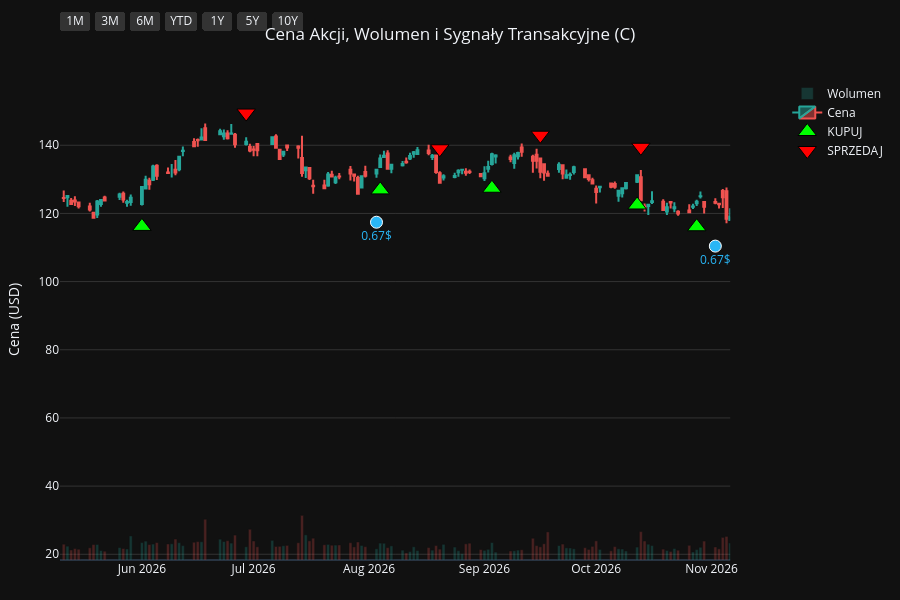
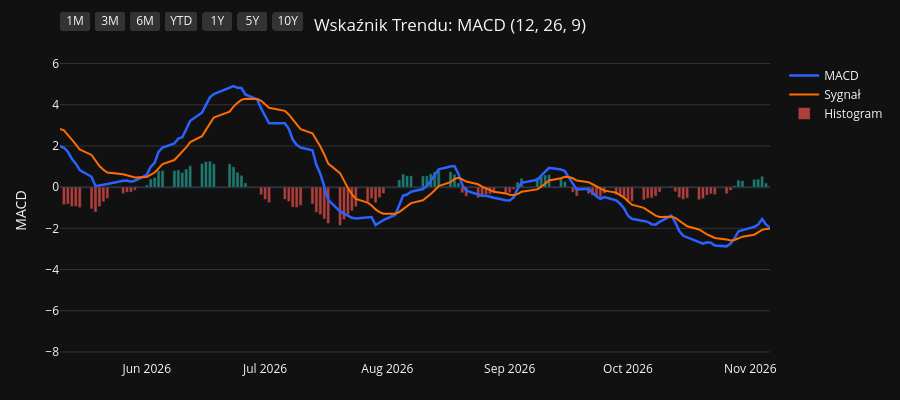
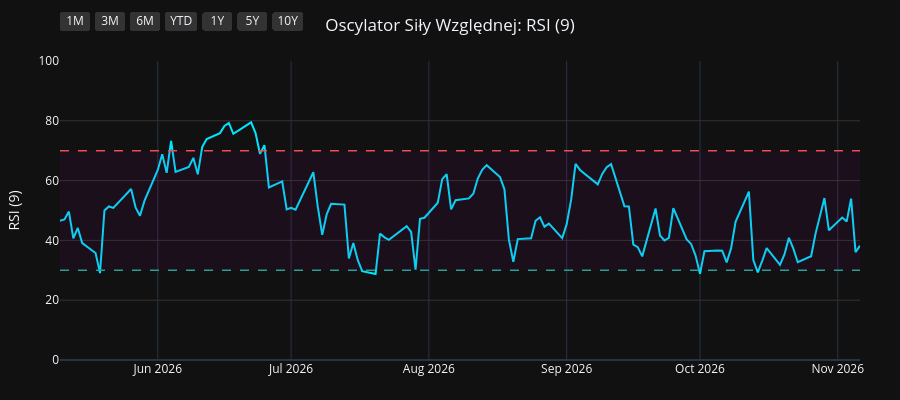
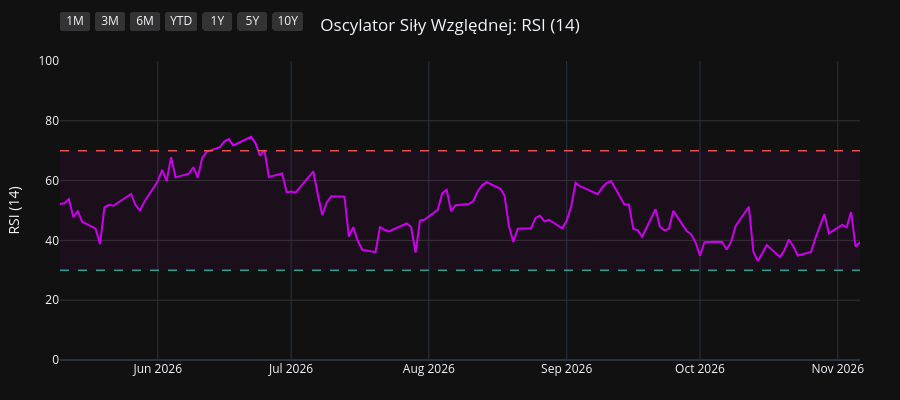

These figures' notebook cell, in order:
### Code cell
import os
import yfinance as yf
import pandas as pd
import pandas_ta as ta
import plotly.graph_objects as go
from plotly.subplots import make_subplots

# 1. Pobranie i przygotowanie danych
symbol = os.environ.get("STOCK_TICKER", "").strip().upper()
if not symbol:
    raise RuntimeError("Set STOCK_TICKER before running price_extractor.ipynb")
df = yf.Ticker(symbol).history(period="10y")
df.index = df.index.tz_localize(None)

# Wskaźniki i sygnały
df.ta.macd(fast=12, slow=26, signal=9, append=True)
df.ta.rsi(length=9, append=True)
df.ta.rsi(length=14, append=True)
df.ta.rsi(length=21, append=True)
df.dropna(inplace=True)

macd = df['MACD_12_26_9']
signal = df['MACDs_12_26_9']
wczorajszy_macd = macd.shift(1)
wczorajszy_signal = signal.shift(1)

df['Decyzja'] = 'BRAK'
df.loc[(macd > signal) & (wczorajszy_macd <= wczorajszy_signal), 'Decyzja'] = 'KUPUJ'
df.loc[(macd < signal) & (wczorajszy_macd >= wczorajszy_signal), 'Decyzja'] = 'SPRZEDAJ'

df_kupuj = df[df['Decyzja'] == 'KUPUJ']
df_sprzedaj = df[df['Decyzja'] == 'SPRZEDAJ']
df_dywidendy = df[df['Dividends'] > 0]
df_splity = df[df['Stock Splits'] > 0]

# Wspólna konfiguracja osi X
konfiguracja_osi_x = dict(
    type="date",
    showspikes=True, spikemode="across", spikesnap="cursor", spikedash="dot", spikecolor="#ffffff", spikethickness=1, hoverformat="%Y-%m-%d",
    rangeselector=dict(
        buttons=list([
            dict(count=1, label="1M", step="month", stepmode="backward"),
            dict(count=3, label="3M", step="month", stepmode="backward"),
            dict(count=6, label="6M", step="month", stepmode="backward"),
            dict(count=1, label="YTD", step="year", stepmode="todate"),
            dict(count=1, label="1Y", step="year", stepmode="backward"),
            dict(count=5, label="5Y", step="year", stepmode="backward"),
            dict(step="all", label="10Y")
        ]),
        bgcolor="#333333", activecolor="#2962ff", x=0, y=1.1
    )
)

# ==========================================
# WYKRES 1: CENA + WOLUMEN + SYGNAŁY
# ==========================================
fig1 = make_subplots(specs=[[{"secondary_y": True}]])

kolory_wolumenu = ['#26a69a' if row['Close'] >= row['Open'] else '#ef5350' for index, row in df.iterrows()]
fig1.add_trace(go.Bar(x=df.index, y=df['Volume'], marker_color=kolory_wolumenu, opacity=0.25, name='Wolumen'), secondary_y=True)
fig1.add_trace(go.Candlestick(x=df.index, open=df['Open'], high=df['High'], low=df['Low'], close=df['Close'], name='Cena', increasing_line_color='#26a69a', decreasing_line_color='#ef5350'), secondary_y=False)
fig1.add_trace(go.Scatter(x=df_kupuj.index, y=df_kupuj['Low'] * 0.95, customdata=df_kupuj[['Low', 'High']], mode='markers', marker=dict(symbol='triangle-up', size=16, color='#00ff00', line=dict(width=1, color='black')), name='KUPUJ', hovertemplate='KUPUJ<br>Najniższa: %{customdata[0]:.2f}<br>Najwyższa: %{customdata[1]:.2f}<extra></extra>'), secondary_y=False)
fig1.add_trace(go.Scatter(x=df_sprzedaj.index, y=df_sprzedaj['High'] * 1.05, customdata=df_sprzedaj[['Low', 'High']], mode='markers', marker=dict(symbol='triangle-down', size=16, color='#ff0000', line=dict(width=1, color='black')), name='SPRZEDAJ', hovertemplate='SPRZEDAJ<br>Najniższa: %{customdata[0]:.2f}<br>Najwyższa: %{customdata[1]:.2f}<extra></extra>'), secondary_y=False)

if not df_dywidendy.empty:
    fig1.add_trace(go.Scatter(x=df_dywidendy.index, y=df_dywidendy['Low'] * 0.90, mode='markers+text', marker=dict(symbol='circle', size=12, color='#29b6f6', line=dict(width=1, color='white')), text=df_dywidendy['Dividends'].apply(lambda x: f"{x}$"), textposition="bottom center", name='Dywidenda', showlegend=False, hovertemplate='Dywidenda: %{text}<extra></extra>', textfont=dict(color="#29b6f6")), secondary_y=False)
if not df_splity.empty:
                    fig1.add_trace(go.Scatter(x=df_splity.index, y=df_splity['High'], mode='markers+text', marker=dict(symbol='star', size=16, color='#ffee58', line=dict(width=1, color='black')), text=df_splity['Stock Splits'].apply(lambda x: f"{x:g}:1" if x >= 1 else f"1:{1 / x:g}"), textposition="top center", name='Split', hovertemplate='%{text}<extra></extra>', textfont=dict(color="#ffee58")), secondary_y=False)

fig1.update_layout(title=dict(text=f"Cena Akcji, Wolumen i Sygnały Transakcyjne ({symbol})", x=0.5, xanchor='center'), dragmode='pan', xaxis_rangeslider_visible=False, template='plotly_dark', height=600, hovermode='x unified', margin=dict(l=60, r=40, t=60, b=40))
fig1.update_xaxes(**konfiguracja_osi_x)
fig1.update_xaxes(range=[df.index.max() - pd.Timedelta(days=180), df.index.max()])
fig1.update_yaxes(title_text="Cena (USD)", secondary_y=False, gridcolor='#333333')
fig1.update_yaxes(range=[0, df['Volume'].max() * 4], showgrid=False, showticklabels=False, secondary_y=True)
fig1.show(config={'scrollZoom': True})

# ==========================================
# WYKRES 2: WSKAŹNIK MACD
# ==========================================
fig2 = go.Figure()
fig2.add_trace(go.Scatter(x=df.index, y=df['MACD_12_26_9'], line=dict(color='#2962ff', width=2.5), name='MACD'))
fig2.add_trace(go.Scatter(x=df.index, y=df['MACDs_12_26_9'], line=dict(color='#ff6d00', width=2), name='Sygnał'))
kolory_macd = ['#26a69a' if val >= 0 else '#ef5350' for val in df['MACDh_12_26_9']]
fig2.add_trace(go.Bar(x=df.index, y=df['MACDh_12_26_9'], marker_color=kolory_macd, name='Histogram', opacity=0.7))
fig2.update_layout(title=dict(text="Wskaźnik Trendu: MACD (12, 26, 9)", x=0.5, xanchor='center'), dragmode='pan', xaxis_rangeslider_visible=False, template='plotly_dark', height=400, hovermode='x unified', margin=dict(l=60, r=40, t=60, b=40))
fig2.update_xaxes(**konfiguracja_osi_x)
fig2.update_xaxes(range=[df.index.max() - pd.Timedelta(days=180), df.index.max()])
fig2.update_yaxes(title_text="MACD", gridcolor='#333333')
fig2.show(config={'scrollZoom': True})

# ==========================================
# WYKRES 3: OSCYLATOR RSI (9)
# ==========================================
fig3 = go.Figure()
fig3.add_trace(go.Scatter(x=df.index, y=df['RSI_9'], line=dict(color='#00e5ff', width=2), name='RSI (9)'))
fig3.add_hline(y=70, line_dash="dash", line_color="#ef5350", line_width=1.5)
fig3.add_hline(y=30, line_dash="dash", line_color="#26a69a", line_width=1.5)
fig3.add_hrect(y0=30, y1=70, line_width=0, fillcolor="purple", opacity=0.1)
fig3.update_layout(title=dict(text="Oscylator Siły Względnej: RSI (9)", x=0.5, xanchor='center'), dragmode='pan', xaxis_rangeslider_visible=False, template='plotly_dark', height=400, hovermode='x unified', margin=dict(l=60, r=40, t=60, b=40))
fig3.update_xaxes(**konfiguracja_osi_x)
fig3.update_xaxes(range=[df.index.max() - pd.Timedelta(days=180), df.index.max()])
fig3.update_yaxes(title_text="RSI (9)", range=[0, 100], gridcolor='#333333')
fig3.show(config={'scrollZoom': True})

# ==========================================
# WYKRES 4: OSCYLATOR RSI (14)
# ==========================================
fig4 = go.Figure()
fig4.add_trace(go.Scatter(x=df.index, y=df['RSI_14'], line=dict(color='#d500f9', width=2), name='RSI (14)'))
fig4.add_hline(y=70, line_dash="dash", line_color="#ef5350", line_width=1.5)
fig4.add_hline(y=30, line_dash="dash", line_color="#26a69a", line_width=1.5)
fig4.add_hrect(y0=30, y1=70, line_width=0, fillcolor="purple", opacity=0.1)
fig4.update_layout(title=dict(text="Oscylator Siły Względnej: RSI (14)", x=0.5, xanchor='center'), dragmode='pan', xaxis_rangeslider_visible=False, template='plotly_dark', height=400, hovermode='x unified', margin=dict(l=60, r=40, t=60, b=40))
fig4.update_xaxes(**konfiguracja_osi_x)
fig4.update_xaxes(range=[df.index.max() - pd.Timedelta(days=180), df.index.max()])
fig4.update_yaxes(title_text="RSI (14)", range=[0, 100], gridcolor='#333333')
fig4.show(config={'scrollZoom': True})

# ==========================================
# WYKRES 5: OSCYLATOR RSI (21)
# ==========================================
fig5 = go.Figure()
fig5.add_trace(go.Scatter(x=df.index, y=df['RSI_21'], line=dict(color='#64dd17', width=2), name='RSI (21)'))
fig5.add_hline(y=70, line_dash="dash", line_color="#ef5350", line_width=1.5)
fig5.add_hline(y=30, line_dash="dash", line_color="#26a69a", line_width=1.5)
fig5.add_hrect(y0=30, y1=70, line_width=0, fillcolor="purple", opacity=0.1)
fig5.update_layout(title=dict(text="Oscylator Siły Względnej: RSI (21)", x=0.5, xanchor='center'), dragmode='pan', xaxis_rangeslider_visible=False, template='plotly_dark', height=400, hovermode='x unified', margin=dict(l=60, r=40, t=60, b=40))
fig5.update_xaxes(**konfiguracja_osi_x)
fig5.update_xaxes(range=[df.index.max() - pd.Timedelta(days=180), df.index.max()])
fig5.update_yaxes(title_text="RSI (21)", range=[0, 100], gridcolor='#333333')
fig5.show(config={'scrollZoom': True})

### Figure 1 — Plotly figure (JSON) as saved in the notebook; plotly's stock layout.template omitted (floating-point values rounded to 4 significant figures; data arrays with more than 128 entries replaced by an {"elided": "..."} marker saying what was removed)
{"data": [{"marker": {"color": {"elided": "2481 str values"}}, "name": "Wolumen", "opacity": 0.25, "type": "bar", "x": {"elided": "2481 str values"}, "xaxis": "x", "y": {"elided": "2481 int values"}, "yaxis": "y2"}, {"close": {"elided": "2481 float values"}, "decreasing": {"line": {"color": "#ef5350"}}, "high": {"elided": "2481 float values"}, "increasing": {"line": {"color": "#26a69a"}}, "low": {"elided": "2481 float values"}, "name": "Cena", "open": {"elided": "2481 float values"}, "type": "candlestick", "x": {"elided": "2481 str values"}, "xaxis": "x", "yaxis": "y"}, {"customdata": {"elided": "96x2 float values"}, "hovertemplate": "KUPUJ<br>Najniższa: %{customdata[0]:.2f}<br>Najwyższa: %{customdata[1]:.2f}<extra></extra>", "marker": {"color": "#00ff00", "line": {"color": "black", "width": 1}, "size": 16, "symbol": "triangle-up"}, "mode": "markers", "name": "KUPUJ", "type": "scatter", "x": ["2017-02-06T00:00:00", "2017-04-04T00:00:00", "2017-04-25T00:00:00", "2017-06-08T00:00:00", "2017-06-29T00:00:00", "2017-08-01T00:00:00", "2017-08-31T00:00:00", "2017-09-12T00:00:00", "2017-11-28T00:00:00", "2018-01-12T00:00:00", "2018-02-20T00:00:00", "2018-03-12T00:00:00", "2018-04-09T00:00:00", "2018-05-07T00:00:00", "2018-06-21T00:00:00", "2018-06-28T00:00:00", "2018-08-27T00:00:00", "2018-09-19T00:00:00", "2018-11-05T00:00:00", "2018-11-16T00:00:00", "2018-11-28T00:00:00", "2019-01-02T00:00:00", "2019-03-18T00:00:00", "2019-04-02T00:00:00", "2019-06-05T00:00:00", "2019-08-29T00:00:00", "2019-10-14T00:00:00", "2019-12-12T00:00:00", "2020-01-14T00:00:00", "2020-02-07T00:00:00", "2020-03-26T00:00:00", "2020-05-18T00:00:00", "2020-07-23T00:00:00", "2020-08-07T00:00:00", "2020-08-28T00:00:00", "2020-09-02T00:00:00", "2020-10-05T00:00:00", "2020-11-02T00:00:00", "2021-01-07T00:00:00", "2021-02-08T00:00:00", "2021-04-29T00:00:00", "2021-05-04T00:00:00", "2021-07-14T00:00:00", "2021-07-21T00:00:00", "2021-08-25T00:00:00", "2021-09-24T00:00:00", "2021-10-15T00:00:00", "2021-11-15T00:00:00", "2021-12-23T00:00:00", "2022-02-01T00:00:00", "2022-03-17T00:00:00", "2022-04-18T00:00:00", "2022-05-03T00:00:00", "2022-05-17T00:00:00", "2022-07-07T00:00:00", "2022-07-15T00:00:00", "2022-10-13T00:00:00", "2022-12-30T00:00:00", "2023-03-06T00:00:00", "2023-03-29T00:00:00", "2023-05-18T00:00:00", "2023-06-02T00:00:00", "2023-07-13T00:00:00", "2023-07-18T00:00:00", "2023-09-01T00:00:00", "2023-10-09T00:00:00", "2023-11-02T00:00:00", "2024-01-02T00:00:00", "2024-01-30T00:00:00", "2024-02-23T00:00:00", "2024-03-06T00:00:00", "2024-04-24T00:00:00", "2024-06-25T00:00:00", "2024-08-16T00:00:00", "2024-09-19T00:00:00", "2024-10-30T00:00:00", "2024-11-06T00:00:00", "2025-01-07T00:00:00", "2025-02-18T00:00:00", "2025-03-20T00:00:00", "2025-04-17T00:00:00", "2025-06-06T00:00:00", "2025-06-24T00:00:00", "2025-07-15T00:00:00", "2025-08-28T00:00:00", "2025-09-11T00:00:00", "2025-10-27T00:00:00", "2025-11-26T00:00:00", "2026-01-05T00:00:00", "2026-02-06T00:00:00", "2026-03-19T00:00:00", "2026-06-01T00:00:00", "2026-08-04T00:00:00", "2026-09-03T00:00:00", "2026-10-12T00:00:00", "2026-10-28T00:00:00"], "xaxis": "x", "y": [40.35, 41.66, 42.22, 43.55, 46.75, 48.51, 48.02, 48.27, 50.64, 53.95, 54.39, 54.27, 49.31, 48.94, 47.9, 47.08, 51.27, 51.7, 48.21, 46.58, 45.78, 36.87, 47.78, 46.84, 47.57, 46.89, 51.61, 56.59, 60.59, 58.8, 32.39, 33.11, 38.93, 38.55, 39.63, 38.96, 34.0, 32.08, 51.39, 49.35, 57.22, 55.84, 53.33, 52.92, 57.38, 56.32, 56.96, 54.99, 48.1, 52.18, 44.5, 41.06, 40.1, 40.6, 38.08, 37.74, 33.01, 37.36, 43.83, 38.31, 39.07, 38.65, 40.17, 39.77, 35.67, 34.43, 34.42, 44.7, 48.03, 49.14, 49.37, 54.51, 54.11, 54.16, 54.4, 57.58, 61.85, 65.88, 76.19, 64.33, 56.39, 71.22, 73.43, 81.0, 89.32, 89.65, 91.69, 94.43, 111.0, 109.8, 99.95, 116.2, 126.9, 127.4, 122.5, 116.1], "yaxis": "y"}, {"customdata": {"elided": "95x2 float values"}, "hovertemplate": "SPRZEDAJ<br>Najniższa: %{customdata[0]:.2f}<br>Najwyższa: %{customdata[1]:.2f}<extra></extra>", "marker": {"color": "#ff0000", "line": {"color": "black", "width": 1}, "size": 16, "symbol": "triangle-down"}, "mode": "markers", "name": "SPRZEDAJ", "type": "scatter", "x": ["2017-03-15T00:00:00", "2017-04-10T00:00:00", "2017-05-31T00:00:00", "2017-06-22T00:00:00", "2017-07-13T00:00:00", "2017-08-10T00:00:00", "2017-09-05T00:00:00", "2017-10-12T00:00:00", "2017-12-14T00:00:00", "2018-02-02T00:00:00", "2018-03-01T00:00:00", "2018-03-14T00:00:00", "2018-05-01T00:00:00", "2018-05-23T00:00:00", "2018-06-25T00:00:00", "2018-08-10T00:00:00", "2018-09-04T00:00:00", "2018-10-01T00:00:00", "2018-11-14T00:00:00", "2018-11-20T00:00:00", "2018-12-06T00:00:00", "2019-02-08T00:00:00", "2019-03-22T00:00:00", "2019-05-07T00:00:00", "2019-07-17T00:00:00", "2019-09-30T00:00:00", "2019-11-13T00:00:00", "2020-01-07T00:00:00", "2020-01-17T00:00:00", "2020-02-21T00:00:00", "2020-05-13T00:00:00", "2020-06-15T00:00:00", "2020-07-31T00:00:00", "2020-08-18T00:00:00", "2020-09-01T00:00:00", "2020-09-10T00:00:00", "2020-10-28T00:00:00", "2020-12-14T00:00:00", "2021-01-19T00:00:00", "2021-03-19T00:00:00", "2021-04-30T00:00:00", "2021-06-08T00:00:00", "2021-07-16T00:00:00", "2021-08-20T00:00:00", "2021-08-31T00:00:00", "2021-10-13T00:00:00", "2021-10-21T00:00:00", "2021-11-16T00:00:00", "2022-01-21T00:00:00", "2022-02-17T00:00:00", "2022-04-01T00:00:00", "2022-05-02T00:00:00", "2022-05-12T00:00:00", "2022-06-09T00:00:00", "2022-07-14T00:00:00", "2022-08-19T00:00:00", "2022-11-28T00:00:00", "2023-02-03T00:00:00", "2023-03-07T00:00:00", "2023-04-27T00:00:00", "2023-05-19T00:00:00", "2023-06-22T00:00:00", "2023-07-17T00:00:00", "2023-08-02T00:00:00", "2023-09-26T00:00:00", "2023-10-20T00:00:00", "2023-12-29T00:00:00", "2024-01-10T00:00:00", "2024-02-07T00:00:00", "2024-02-26T00:00:00", "2024-04-04T00:00:00", "2024-05-23T00:00:00", "2024-07-22T00:00:00", "2024-09-06T00:00:00", "2024-10-18T00:00:00", "2024-11-01T00:00:00", "2024-12-11T00:00:00", "2025-02-03T00:00:00", "2025-02-20T00:00:00", "2025-04-03T00:00:00", "2025-05-23T00:00:00", "2025-06-13T00:00:00", "2025-07-14T00:00:00", "2025-07-31T00:00:00", "2025-09-02T00:00:00", "2025-09-30T00:00:00", "2025-11-17T00:00:00", "2026-01-02T00:00:00", "2026-01-08T00:00:00", "2026-02-12T00:00:00", "2026-04-27T00:00:00", "2026-06-29T00:00:00", "2026-08-20T00:00:00", "2026-09-16T00:00:00", "2026-10-13T00:00:00"], "xaxis": "x", "y": [48.05, 46.65, 48.04, 49.84, 52.48, 53.38, 53.23, 59.65, 59.35, 62.46, 59.99, 59.48, 53.95, 56.12, 53.09, 56.63, 57.18, 58.2, 52.91, 51.48, 48.33, 50.64, 51.21, 56.65, 58.28, 57.41, 61.96, 65.59, 67.33, 64.91, 35.51, 44.6, 42.76, 43.8, 43.83, 44.62, 35.35, 51.85, 56.15, 63.86, 63.57, 69.4, 60.09, 61.89, 63.83, 62.14, 63.24, 60.99, 57.15, 59.56, 48.03, 44.12, 42.8, 46.59, 40.16, 48.7, 44.45, 48.01, 48.56, 44.11, 44.01, 44.51, 43.9, 43.96, 39.1, 38.34, 49.81, 51.36, 53.29, 55.05, 61.12, 62.92, 64.51, 60.6, 63.62, 64.3, 73.33, 80.54, 84.72, 67.33, 74.57, 78.46, 88.93, 97.68, 97.17, 106.0, 103.2, 122.1, 125.9, 123.2, 133.8, 149.4, 139.0, 142.9, 139.4], "yaxis": "y"}, {"hovertemplate": "Dywidenda: %{text}<extra></extra>", "marker": {"color": "#29b6f6", "line": {"color": "white", "width": 1}, "size": 12, "symbol": "circle"}, "mode": "markers+text", "name": "Dywidenda", "showlegend": false, "text": ["0.16$", "0.16$", "0.32$", "0.32$", "0.32$", "0.32$", "0.45$", "0.45$", "0.45$", "0.45$", "0.51$", "0.51$", "0.51$", "0.51$", "0.51$", "0.51$", "0.51$", "0.51$", "0.51$", "0.51$", "0.51$", "0.51$", "0.51$", "0.51$", "0.51$", "0.51$", "0.53$", "0.53$", "0.53$", "0.53$", "0.56$", "0.56$", "0.56$", "0.56$", "0.6$", "0.6$", "0.6$", "0.6$", "0.67$", "0.67$"], "textfont": {"color": "#29b6f6"}, "textposition": "bottom center", "type": "scatter", "x": ["2017-02-02T00:00:00", "2017-04-27T00:00:00", "2017-08-03T00:00:00", "2017-11-03T00:00:00", "2018-02-02T00:00:00", "2018-05-04T00:00:00", "2018-08-03T00:00:00", "2018-11-02T00:00:00", "2019-02-01T00:00:00", "2019-05-03T00:00:00", "2019-08-02T00:00:00", "2019-11-01T00:00:00", "2020-01-31T00:00:00", "2020-05-01T00:00:00", "2020-07-31T00:00:00", "2020-10-30T00:00:00", "2021-01-29T00:00:00", "2021-04-30T00:00:00", "2021-07-30T00:00:00", "2021-10-29T00:00:00", "2022-02-04T00:00:00", "2022-04-29T00:00:00", "2022-07-29T00:00:00", "2022-11-04T00:00:00", "2023-02-03T00:00:00", "2023-04-28T00:00:00", "2023-08-04T00:00:00", "2023-11-03T00:00:00", "2024-02-02T00:00:00", "2024-05-03T00:00:00", "2024-08-05T00:00:00", "2024-11-04T00:00:00", "2025-02-03T00:00:00", "2025-05-05T00:00:00", "2025-08-04T00:00:00", "2025-11-03T00:00:00", "2026-02-02T00:00:00", "2026-05-04T00:00:00", "2026-08-03T00:00:00", "2026-11-02T00:00:00"], "xaxis": "x", "y": [36.82, 39.39, 45.67, 49.8, 52.06, 45.56, 49.0, 45.21, 44.14, 48.91, 46.9, 51.12, 52.75, 32.61, 35.97, 29.86, 42.91, 53.25, 50.74, 52.42, 49.67, 37.19, 40.25, 35.0, 40.35, 37.16, 37.2, 34.36, 45.92, 51.73, 45.51, 53.39, 66.43, 60.3, 80.23, 87.34, 101.6, 111.0, 117.4, 110.4], "yaxis": "y"}], "layout": {"dragmode": "pan", "height": 600, "hovermode": "x unified", "margin": {"b": 40, "l": 60, "r": 40, "t": 60}, "title": {"text": "Cena Akcji, Wolumen i Sygnały Transakcyjne (C)", "x": 0.5, "xanchor": "center"}, "xaxis": {"anchor": "y", "domain": [0.0, 0.94], "hoverformat": "%Y-%m-%d", "range": ["2026-05-10T00:00:00", "2026-11-06T00:00:00"], "rangeselector": {"activecolor": "#2962ff", "bgcolor": "#333333", "buttons": [{"count": 1, "label": "1M", "step": "month", "stepmode": "backward"}, {"count": 3, "label": "3M", "step": "month", "stepmode": "backward"}, {"count": 6, "label": "6M", "step": "month", "stepmode": "backward"}, {"count": 1, "label": "YTD", "step": "year", "stepmode": "todate"}, {"count": 1, "label": "1Y", "step": "year", "stepmode": "backward"}, {"count": 5, "label": "5Y", "step": "year", "stepmode": "backward"}, {"label": "10Y", "step": "all"}], "x": 0, "y": 1.1}, "rangeslider": {"visible": false}, "showspikes": true, "spikecolor": "#ffffff", "spikedash": "dot", "spikemode": "across", "spikesnap": "cursor", "spikethickness": 1, "type": "date"}, "yaxis": {"anchor": "x", "domain": [0.0, 1.0], "gridcolor": "#333333", "title": {"text": "Cena (USD)"}}, "yaxis2": {"anchor": "x", "overlaying": "y", "range": [0, 346264800], "showgrid": false, "showticklabels": false, "side": "right"}}}

### Figure 2 — Plotly figure (JSON) as saved in the notebook; plotly's stock layout.template omitted (floating-point values rounded to 4 significant figures; data arrays with more than 128 entries replaced by an {"elided": "..."} marker saying what was removed)
{"data": [{"line": {"color": "#2962ff", "width": 2.5}, "name": "MACD", "type": "scatter", "x": {"elided": "2481 str values"}, "y": {"elided": "2481 float values"}}, {"line": {"color": "#ff6d00", "width": 2}, "name": "Sygnał", "type": "scatter", "x": {"elided": "2481 str values"}, "y": {"elided": "2481 float values"}}, {"marker": {"color": {"elided": "2481 str values"}}, "name": "Histogram", "opacity": 0.7, "type": "bar", "x": {"elided": "2481 str values"}, "y": {"elided": "2481 float values"}}], "layout": {"dragmode": "pan", "height": 400, "hovermode": "x unified", "margin": {"b": 40, "l": 60, "r": 40, "t": 60}, "title": {"text": "Wskaźnik Trendu: MACD (12, 26, 9)", "x": 0.5, "xanchor": "center"}, "xaxis": {"hoverformat": "%Y-%m-%d", "range": ["2026-05-10T00:00:00", "2026-11-06T00:00:00"], "rangeselector": {"activecolor": "#2962ff", "bgcolor": "#333333", "buttons": [{"count": 1, "label": "1M", "step": "month", "stepmode": "backward"}, {"count": 3, "label": "3M", "step": "month", "stepmode": "backward"}, {"count": 6, "label": "6M", "step": "month", "stepmode": "backward"}, {"count": 1, "label": "YTD", "step": "year", "stepmode": "todate"}, {"count": 1, "label": "1Y", "step": "year", "stepmode": "backward"}, {"count": 5, "label": "5Y", "step": "year", "stepmode": "backward"}, {"label": "10Y", "step": "all"}], "x": 0, "y": 1.1}, "rangeslider": {"visible": false}, "showspikes": true, "spikecolor": "#ffffff", "spikedash": "dot", "spikemode": "across", "spikesnap": "cursor", "spikethickness": 1, "type": "date"}, "yaxis": {"gridcolor": "#333333", "title": {"text": "MACD"}}}}

### Figure 3 — Plotly figure (JSON) as saved in the notebook; plotly's stock layout.template omitted (floating-point values rounded to 4 significant figures; data arrays with more than 128 entries replaced by an {"elided": "..."} marker saying what was removed)
{"data": [{"line": {"color": "#00e5ff", "width": 2}, "name": "RSI (9)", "type": "scatter", "x": {"elided": "2481 str values"}, "y": {"elided": "2481 float values"}}], "layout": {"dragmode": "pan", "height": 400, "hovermode": "x unified", "margin": {"b": 40, "l": 60, "r": 40, "t": 60}, "shapes": [{"line": {"color": "#ef5350", "dash": "dash", "width": 1.5}, "type": "line", "x0": 0, "x1": 1, "xref": "x domain", "y0": 70, "y1": 70, "yref": "y"}, {"line": {"color": "#26a69a", "dash": "dash", "width": 1.5}, "type": "line", "x0": 0, "x1": 1, "xref": "x domain", "y0": 30, "y1": 30, "yref": "y"}, {"fillcolor": "purple", "line": {"width": 0}, "opacity": 0.1, "type": "rect", "x0": 0, "x1": 1, "xref": "x domain", "y0": 30, "y1": 70, "yref": "y"}], "title": {"text": "Oscylator Siły Względnej: RSI (9)", "x": 0.5, "xanchor": "center"}, "xaxis": {"hoverformat": "%Y-%m-%d", "range": ["2026-05-10T00:00:00", "2026-11-06T00:00:00"], "rangeselector": {"activecolor": "#2962ff", "bgcolor": "#333333", "buttons": [{"count": 1, "label": "1M", "step": "month", "stepmode": "backward"}, {"count": 3, "label": "3M", "step": "month", "stepmode": "backward"}, {"count": 6, "label": "6M", "step": "month", "stepmode": "backward"}, {"count": 1, "label": "YTD", "step": "year", "stepmode": "todate"}, {"count": 1, "label": "1Y", "step": "year", "stepmode": "backward"}, {"count": 5, "label": "5Y", "step": "year", "stepmode": "backward"}, {"label": "10Y", "step": "all"}], "x": 0, "y": 1.1}, "rangeslider": {"visible": false}, "showspikes": true, "spikecolor": "#ffffff", "spikedash": "dot", "spikemode": "across", "spikesnap": "cursor", "spikethickness": 1, "type": "date"}, "yaxis": {"gridcolor": "#333333", "range": [0, 100], "title": {"text": "RSI (9)"}}}}

### Figure 4 — Plotly figure (JSON) as saved in the notebook; plotly's stock layout.template omitted (floating-point values rounded to 4 significant figures; data arrays with more than 128 entries replaced by an {"elided": "..."} marker saying what was removed)
{"data": [{"line": {"color": "#d500f9", "width": 2}, "name": "RSI (14)", "type": "scatter", "x": {"elided": "2481 str values"}, "y": {"elided": "2481 float values"}}], "layout": {"dragmode": "pan", "height": 400, "hovermode": "x unified", "margin": {"b": 40, "l": 60, "r": 40, "t": 60}, "shapes": [{"line": {"color": "#ef5350", "dash": "dash", "width": 1.5}, "type": "line", "x0": 0, "x1": 1, "xref": "x domain", "y0": 70, "y1": 70, "yref": "y"}, {"line": {"color": "#26a69a", "dash": "dash", "width": 1.5}, "type": "line", "x0": 0, "x1": 1, "xref": "x domain", "y0": 30, "y1": 30, "yref": "y"}, {"fillcolor": "purple", "line": {"width": 0}, "opacity": 0.1, "type": "rect", "x0": 0, "x1": 1, "xref": "x domain", "y0": 30, "y1": 70, "yref": "y"}], "title": {"text": "Oscylator Siły Względnej: RSI (14)", "x": 0.5, "xanchor": "center"}, "xaxis": {"hoverformat": "%Y-%m-%d", "range": ["2026-05-10T00:00:00", "2026-11-06T00:00:00"], "rangeselector": {"activecolor": "#2962ff", "bgcolor": "#333333", "buttons": [{"count": 1, "label": "1M", "step": "month", "stepmode": "backward"}, {"count": 3, "label": "3M", "step": "month", "stepmode": "backward"}, {"count": 6, "label": "6M", "step": "month", "stepmode": "backward"}, {"count": 1, "label": "YTD", "step": "year", "stepmode": "todate"}, {"count": 1, "label": "1Y", "step": "year", "stepmode": "backward"}, {"count": 5, "label": "5Y", "step": "year", "stepmode": "backward"}, {"label": "10Y", "step": "all"}], "x": 0, "y": 1.1}, "rangeslider": {"visible": false}, "showspikes": true, "spikecolor": "#ffffff", "spikedash": "dot", "spikemode": "across", "spikesnap": "cursor", "spikethickness": 1, "type": "date"}, "yaxis": {"gridcolor": "#333333", "range": [0, 100], "title": {"text": "RSI (14)"}}}}
